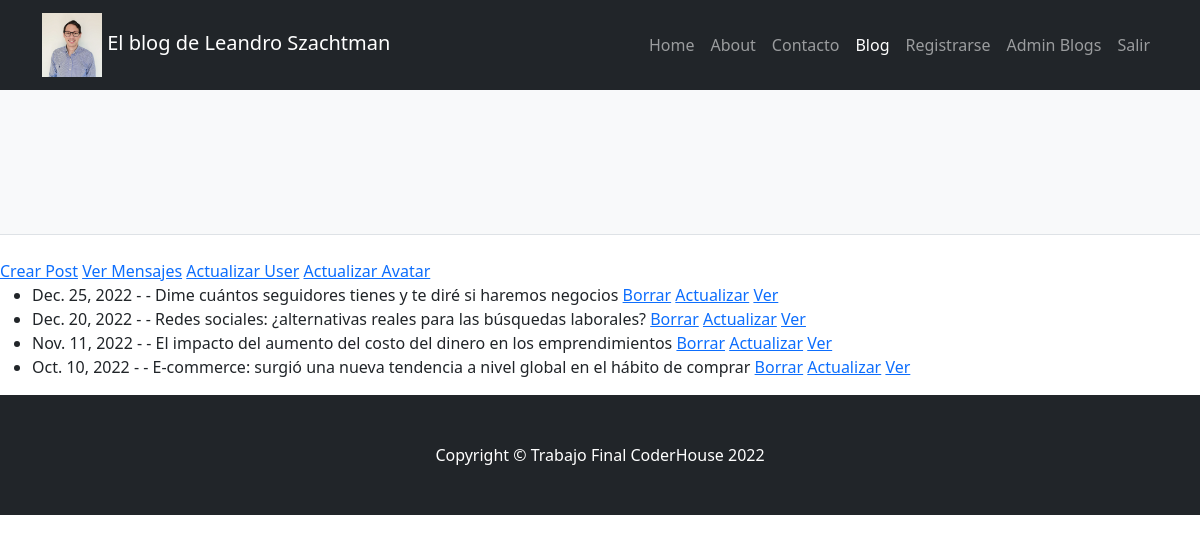
Screenshot of /listar/ (signed in) with the database file from the repository.
### MiApp/models.py (models this page shows)
class Avatar(models.Model):
    user = models.OneToOneField(to=User, on_delete=models.CASCADE, related_name='avatar')
    imagen = models.ImageField(upload_to='avatares', null=True, blank=True)

class Post(models.Model):
    titulo = models.CharField(max_length=100)
    sub_titulo = models.CharField(max_length=100)
    texto = models.TextField(max_length=3000)
    publicado_el = models.DateField()
    imagen = models.ImageField(upload_to="posts", null=True, blank=True)

### MiApp/views.py (the view)
# urls.py: path('listar/', PostListar.as_view(), name="listar"),
class PostListar(ListView):
    model = Post

### MiApp/context_processors.py (called while the page is built)
def add_variable_to_context(request):
    web_site_setup = WebSiteSetup.objects.first()
    context = {}
    if web_site_setup:
        context = {
            "titulo_site": web_site_setup.titulo,
            "sub_titulo_site": web_site_setup.sub_titulo,
        }
    return context

### MiApp/templates/MiApp/post_list.html
{% extends 'base.html' %}
{% block contenido %}
{% if user.is_authenticated %}
    <a href="{% url 'crear' %}">Crear Post</a>
    <a href="{% url 'mensajes-listar' %}">Ver Mensajes</a>
    <a href="{% url 'users-actualizar' user.id %}">Actualizar User</a>
    <a href="{% url 'avatars-actualizar' user.id %}">Actualizar Avatar</a>
{% endif %}
<ul>
{% for post in object_list %}
    <li>
        {{post.publicado_el}} - - {{post.titulo}}
        {% if user.is_superuser %}
            <a href="{% url 'borrar' post.id %}">Borrar</a>
            <a href="{% url 'actualizar' user.id %}">Actualizar</a>
        {% endif %}
        <a href="{% url 'detalle' post.id %}">Ver</a>
    </li>
{% endfor %}
</ul>
{% endblock %}

### MiApp/templates/base.html (shortened to what this page needs)
<!DOCTYPE html>
<html lang="en">
    <head>
        {% load static %}
        <link href="{% static 'css/styles.css' %}" rel="stylesheet" />
    </head>
    <body>
        <nav class="navbar navbar-expand-lg navbar-dark bg-dark">
            <div class="container">
                <a class="navbar-brand" href="{% url 'index' %}">
                    <img height="64" src="{{user.avatar.imagen.url}}">
                    El blog de Leandro Szachtman
                </a>
                <div class="collapse navbar-collapse" id="navbarSupportedContent">
                    <ul class="navbar-nav ms-auto mb-2 mb-lg-0">
                        <li class="nav-item"><a class="nav-link" href="/">Home</a></li>
                        <li class="nav-item"><a class="nav-link" href="{% url 'about' %}">About</a></li>
                        <li class="nav-item"><a class="nav-link" href="{% url 'mensajes-crear' %}">Contacto</a></li>
                        <li class="nav-item"><a class="nav-link active" aria-current="page" href="#">Blog</a></li>
                        <li class="nav-item"><a class="nav-link" href="{% url 'signup' %}">Registrarse</a></li>
                        {% if user.is_authenticated %}
                            <li class="nav-item"><a class="nav-link" href="{% url 'listar' %}">Admin Blogs</a></li>
                            <li class="nav-item"><a class="nav-link" href="{% url 'logout' %}">Salir</a></li>
                        {% else %}
                            <li class="nav-item"><a class="nav-link" href="{% url 'login' %}">Ingresar</a></li>
                        {% endif %}
                    </ul>
                </div>
            </div>
        </nav>
        <header class="py-5 bg-light border-bottom mb-4">
        </header>
        {% block contenido %} {% endblock %}
        <footer class="py-5 bg-dark">
            <div class="container"><p class="m-0 text-center text-white">Copyright &copy; Trabajo Final CoderHouse 2022</p></div>
        </footer>
    </body>
</html>

### rows the page displays
Post: publicado_el "Dec. 25, 2022", titulo "Dime cuántos seguidores tienes y te diré si haremos negocios"
Post: publicado_el "Dec. 20, 2022", titulo "Redes sociales: ¿alternativas reales para las búsquedas laborales?"
Post: publicado_el "Nov. 11, 2022", titulo "El impacto del aumento del costo del dinero en los emprendimientos"
Post: publicado_el "Oct. 10, 2022", titulo "E-commerce: surgió una nueva tendencia a nivel global en el hábito de comprar"
